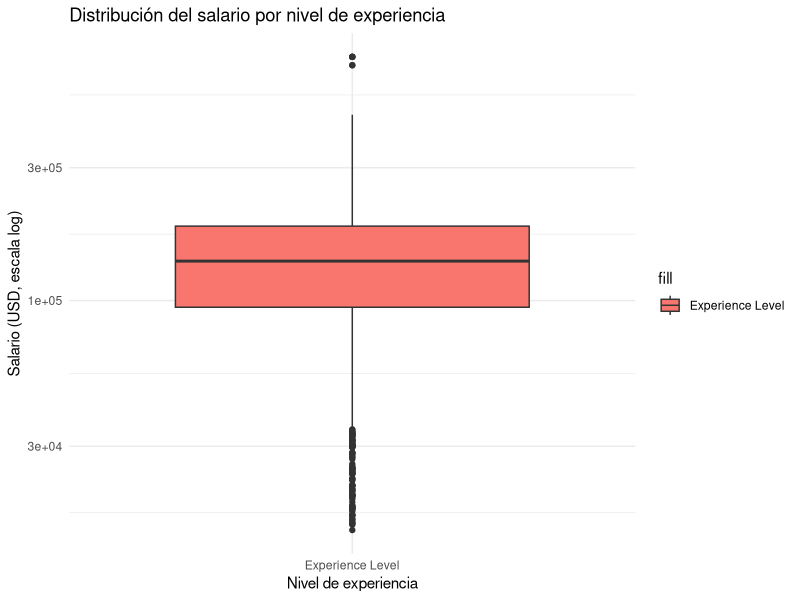
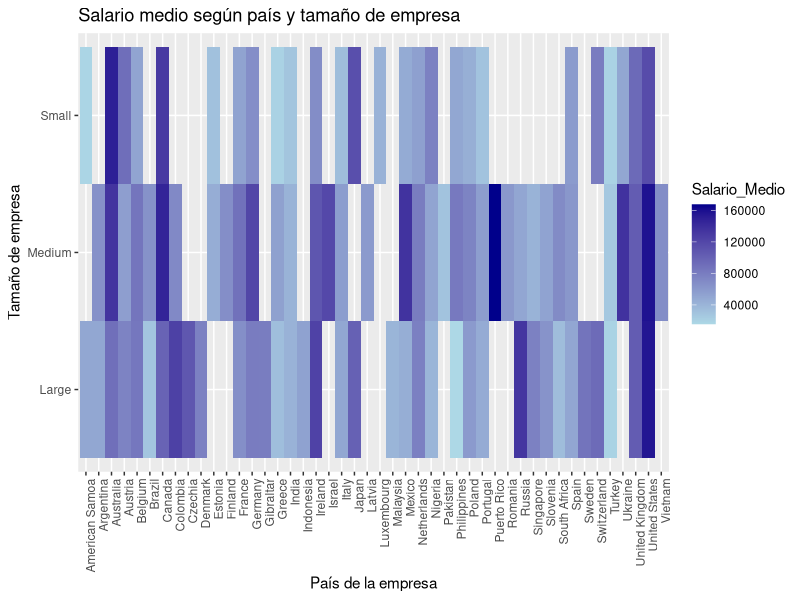
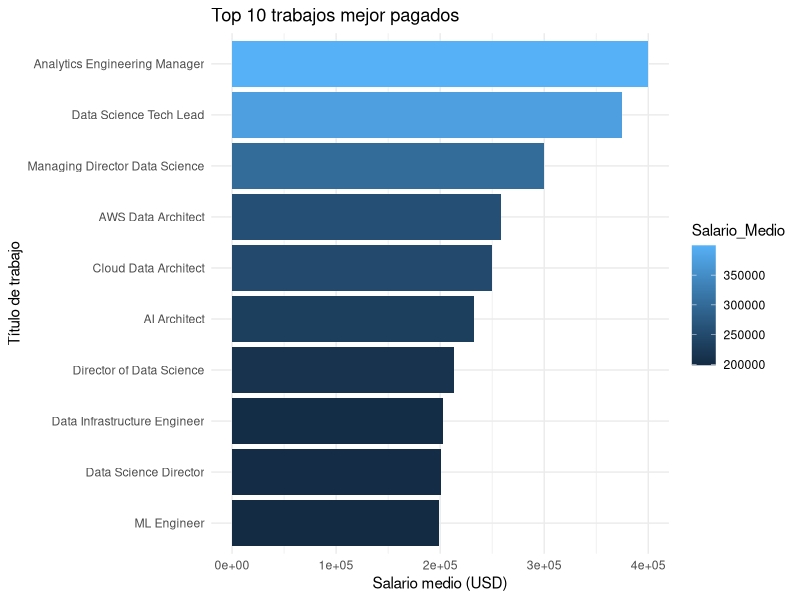
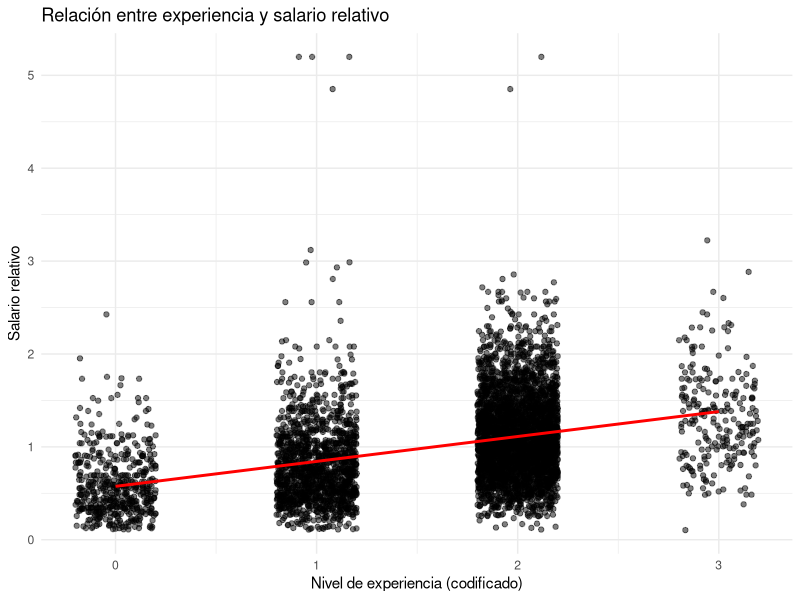

Recreate these plots in R, in order.
# Cargar librerías necesarias
library(ggplot2)
library(dplyr)
library(readr)

# Leer el dataset
df <- read_csv("Data_Science_Salaries.csv")

# 1. Boxplot: Salario vs Nivel de experiencia
ggplot(df, aes(x = "Experience Level", y = `Salary in USD`, fill = "Experience Level")) +
  geom_boxplot() +
  scale_y_log10() +
  labs(title = "Distribución del salario por nivel de experiencia",
       y = "Salario (USD, escala log)",
       x = "Nivel de experiencia") +
  theme_minimal()

# 2. Mapa de calor: Media salarial por país y tamaño de empresa
df %>%
  group_by(`Company Location`, `Company Size`) %>%
  summarise(Salario_Medio = mean(`Salary in USD`, na.rm = TRUE)) %>%
  ggplot(aes(x = `Company Location`, y = `Company Size`, fill = Salario_Medio)) +
  geom_tile() +
  scale_fill_gradient(low = "lightblue", high = "darkblue") +
  labs(title = "Salario medio según país y tamaño de empresa",
       x = "País de la empresa",
       y = "Tamaño de empresa") +
  theme(axis.text.x = element_text(angle = 90, hjust = 1))

# 3. Gráfico de barras: Salario medio por título de trabajo (top 10)
df %>%
  group_by(`Job Title`) %>%
  summarise(Salario_Medio = mean(`Salary in USD`, na.rm = TRUE)) %>%
  arrange(desc(Salario_Medio)) %>%
  slice(1:10) %>%
  ggplot(aes(x = reorder(`Job Title`, Salario_Medio), y = Salario_Medio, fill = Salario_Medio)) +
  geom_bar(stat = "identity") +
  coord_flip() +
  labs(title = "Top 10 trabajos mejor pagados",
       y = "Salario medio (USD)", x = "Título de trabajo") +
  theme_minimal()

# 4. Scatter: Salario relativo vs Nivel de experiencia (codificado)
ggplot(df, aes(x = `Experience Level Code`, y = `Salary Relative`)) +
  geom_jitter(width = 0.2, alpha = 0.5) +
  geom_smooth(method = "lm", se = FALSE, color = "red") +
  labs(title = "Relación entre experiencia y salario relativo",
       x = "Nivel de experiencia (codificado)", y = "Salario relativo") +
  theme_minimal()
